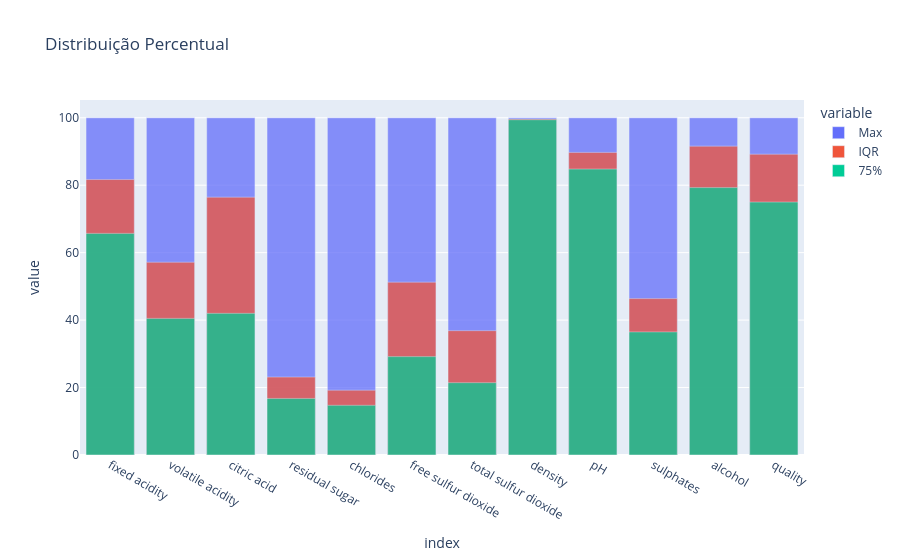

Notebook source saved alongside this figure:
### Code cell
px.bar(dsup_percent[["Max", "IQR", "75%"]], barmode="overlay", opacity=0.75, title="Distribuição Percentual").show()

### Figure 1 — Plotly figure (JSON) as saved in the notebook; plotly's stock layout.template omitted (floating-point values rounded to 4 significant figures)
{"data": [{"hovertemplate": "variable=Max<br>index=%{x}<br>value=%{y}<extra></extra>", "legendgroup": "Max", "marker": {"color": "#636efa", "opacity": 0.75, "pattern": {"shape": ""}}, "name": "Max", "orientation": "v", "showlegend": true, "textposition": "auto", "type": "bar", "x": ["fixed acidity", "volatile acidity", "citric acid", "residual sugar", "chlorides", "free sulfur dioxide", "total sulfur dioxide", "density", "pH", "sulphates", "alcohol", "quality"], "xaxis": "x", "y": [100.0, 100.0, 100.0, 100.0, 100.0, 100.0, 100.0, 100.0, 100.0, 100.0, 100.0, 100.0], "yaxis": "y"}, {"hovertemplate": "variable=IQR<br>index=%{x}<br>value=%{y}<extra></extra>", "legendgroup": "IQR", "marker": {"color": "#EF553B", "opacity": 0.75, "pattern": {"shape": ""}}, "name": "IQR", "orientation": "v", "showlegend": true, "textposition": "auto", "type": "bar", "x": ["fixed acidity", "volatile acidity", "citric acid", "residual sugar", "chlorides", "free sulfur dioxide", "total sulfur dioxide", "density", "pH", "sulphates", "alcohol", "quality"], "xaxis": "x", "y": [81.68, 57.16, 76.45, 23.11, 19.22, 51.25, 36.87, 99.63, 89.72, 46.38, 91.58, 89.19], "yaxis": "y"}, {"hovertemplate": "variable=75%<br>index=%{x}<br>value=%{y}<extra></extra>", "legendgroup": "75%", "marker": {"color": "#00cc96", "opacity": 0.75, "pattern": {"shape": ""}}, "name": "75%", "orientation": "v", "showlegend": true, "textposition": "auto", "type": "bar", "x": ["fixed acidity", "volatile acidity", "citric acid", "residual sugar", "chlorides", "free sulfur dioxide", "total sulfur dioxide", "density", "pH", "sulphates", "alcohol", "quality"], "xaxis": "x", "y": [65.71, 40.51, 42.0, 16.77, 14.73, 29.17, 21.45, 99.41, 84.79, 36.5, 79.29, 75.0], "yaxis": "y"}], "layout": {"barmode": "overlay", "legend": {"title": {"text": "variable"}, "tracegroupgap": 0}, "title": {"text": "Distribuição Percentual"}, "xaxis": {"anchor": "y", "domain": [0, 1], "title": {"text": "index"}}, "yaxis": {"anchor": "x", "domain": [0, 1], "title": {"text": "value"}}}}
